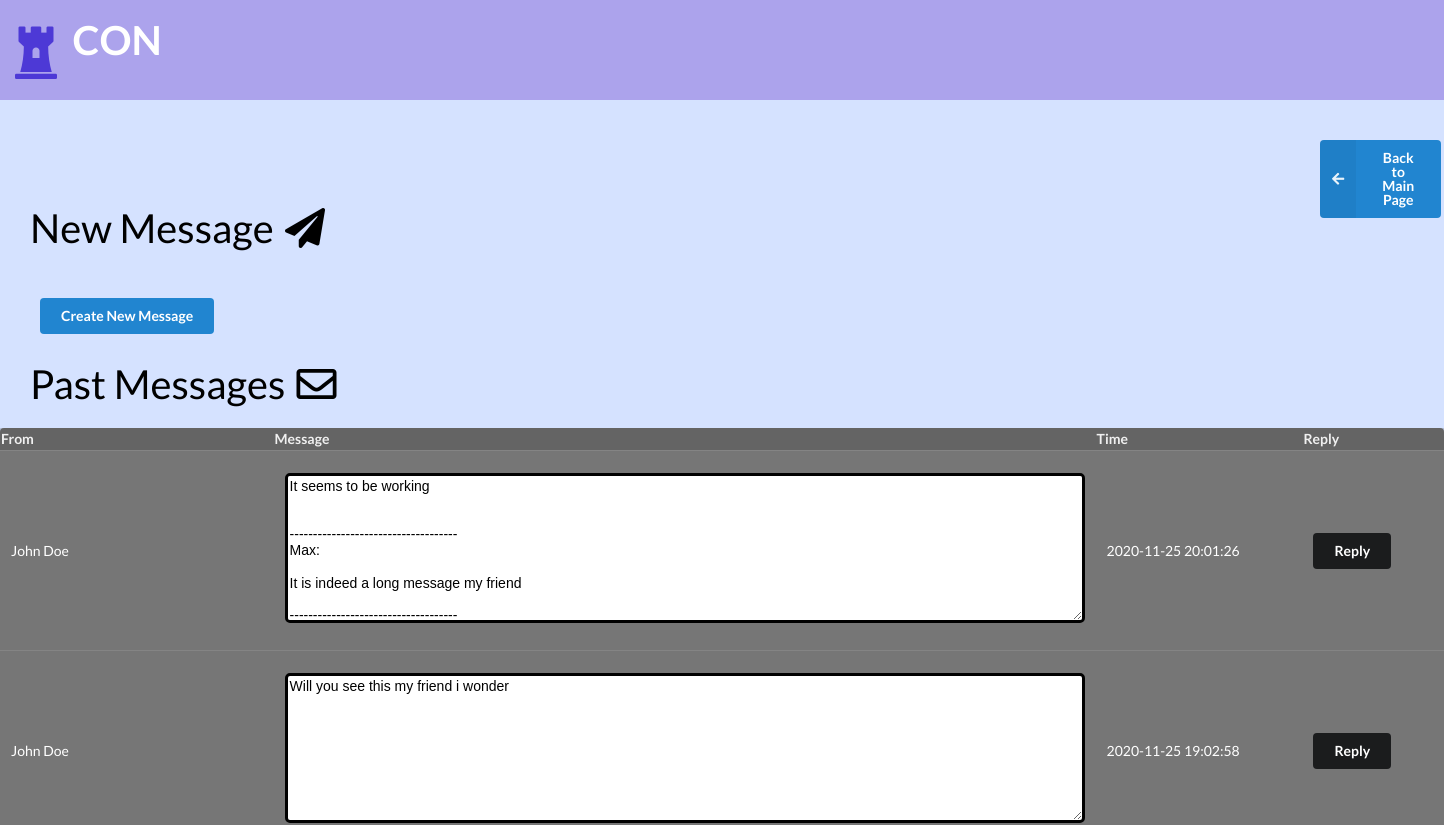
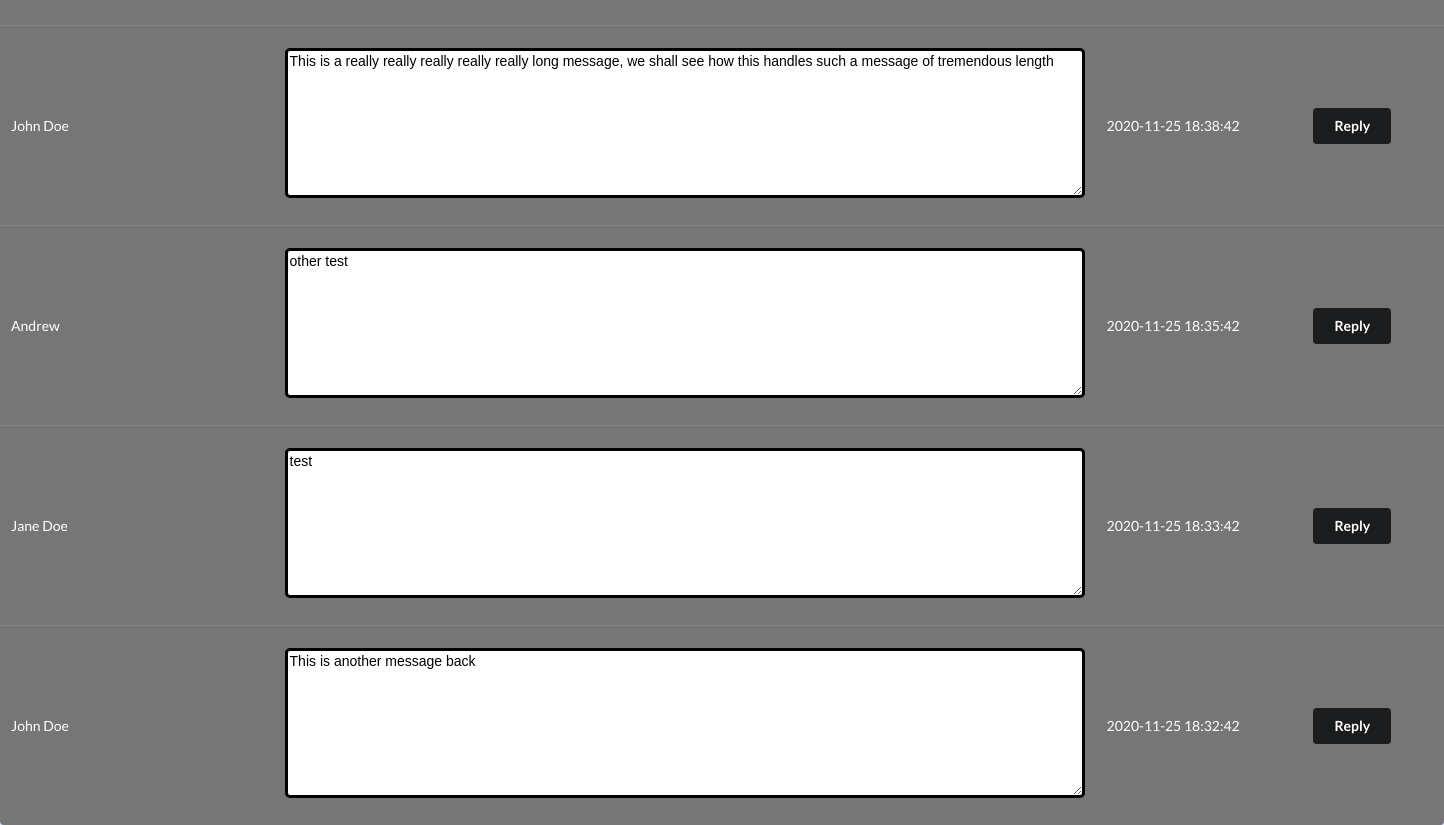
Before: /lib/message.php (signed in) with the older database file (2 pictures, top to bottom).
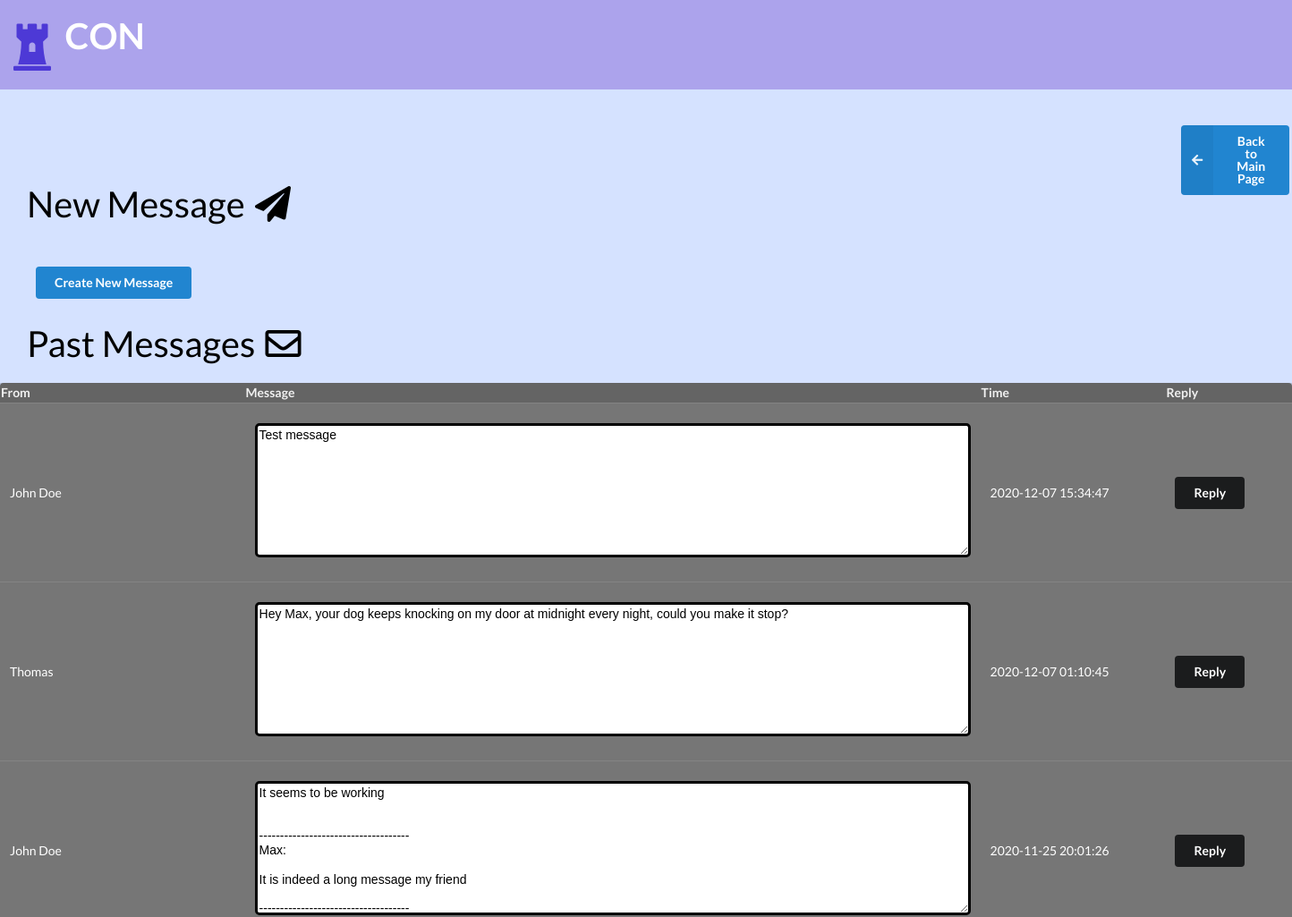
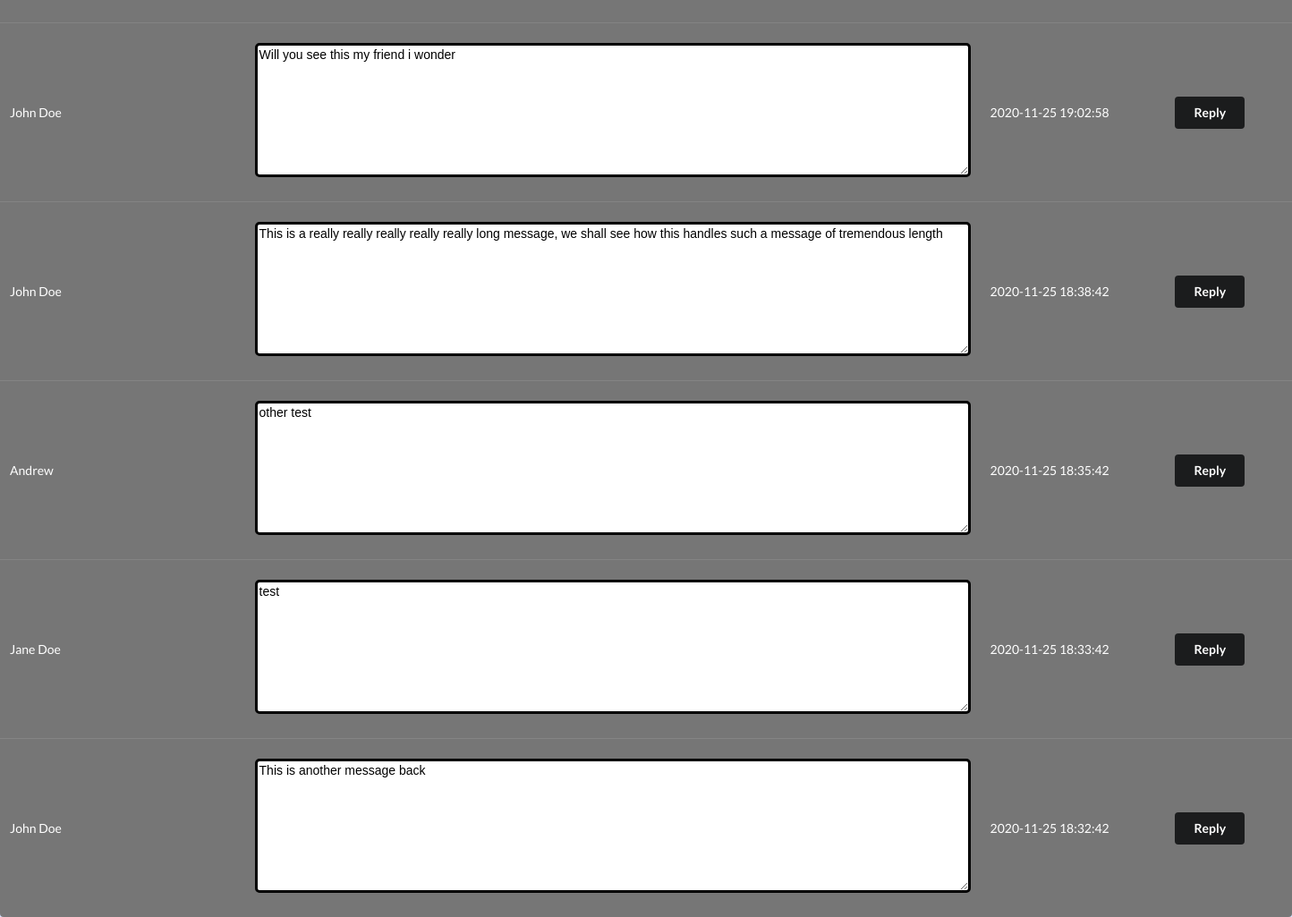
After: the same page with the newer database file (2 pictures, top to bottom).
### tables this page shows
CREATE TABLE `message` (
                           `messageID` int NOT NULL AUTO_INCREMENT,
                           `senderID` int NOT NULL,
                           `receiverID` int NOT NULL,
                           `message` text,
                           `timestamp` timestamp NOT NULL DEFAULT CURRENT_TIMESTAMP ON UPDATE CURRENT_TIMESTAMP,
                           PRIMARY KEY (`messageID`),
                           KEY `senderID` (`senderID`),
                           KEY `receiverID` (`receiverID`),
                           CONSTRAINT `message_ibfk_1` FOREIGN KEY (`senderID`) REFERENCES `Users` (`userID`),
                           CONSTRAINT `message_ibfk_2` FOREIGN KEY (`receiverID`) REFERENCES `Users` (`userID`)
);

CREATE TABLE `Users` (
                         `userID` int NOT NULL AUTO_INCREMENT,
                         `name` varchar(100) DEFAULT NULL,
                         `password` varchar(100) DEFAULT NULL,
                         `email` varchar(100) DEFAULT NULL,
                         `primary_address` varchar(100) DEFAULT NULL,
                         `administrator` tinyint(1) DEFAULT NULL,
                         `status` varchar(100) DEFAULT NULL,
                         `condoAssociationID` int DEFAULT NULL,
                         `condoClassification` varchar(100) DEFAULT NULL,
                         PRIMARY KEY (`userID`),
                         KEY `condoAssociationID` (`condoAssociationID`),
                         CONSTRAINT `Users_ibfk_1` FOREIGN KEY (`condoAssociationID`) REFERENCES `condoAssociations` (`condoAssociationID`) ON DELETE CASCADE
);

### lib/message.php (the view, shortened to what this page needs)
<?php
include('config.php');
?>
<!DOCTYPE html>
<html lang="en">
<head>
    <link rel="stylesheet" href="https://cdnjs.cloudflare.com/ajax/libs/semantic-ui/2.4.1/semantic.min.css">
</head>
<body style="background-color: #d5e2ff;">
<div style = "background-color:#aca3ec; height:100px; color:#4D39D6; padding:3px;"><b><br><i class="huge chess rook icon"></i></b><b align="middle" style="margin-bottom:10px; color:white; font-size:40px;">CON</b></div>
    <br><br>
<div align="right">
    <button style="margin-left:1320px" class="ui blue left labeled icon button" type="submit" name="back" onclick="window.location.href='welcome.php';">
        <i class="left arrow icon"></i>
        Back to Main Page
    </button>
</div>
<div>
    <a style="margin-left:30px; font-size: 40px; color:black;" class="item">
        New Message <i class="paper plane icon"></i>
    </a>
</div>
    <form action="create_message.php" method="post">
        <input style="margin:40px;" class="ui blue button" type="submit" name="create_message" value="Create New Message">
    </form>
    <a style="margin:30px; font-size: 40px; color:black;" class="item">
        Past Messages <i class="envelope outline icon"></i>
    </a>
    <table class="ui grey inverted table" style="width:100%">
        <col style="width:20%">
        <col style="width:55%">
        <col style="width:15%">
        <col style="width:10%">
        <tr>
            <th>From</th>
            <th>Message</th>
            <th>Time</th>
            <th>Reply</th>
        </tr>
        <?php
        $sql = "SELECT * FROM message WHERE receiverID=" . $_SESSION['ID'] . " ORDER BY timestamp DESC";
        $row = mysqli_query($db, $sql);
        while($result = mysqli_fetch_array($row)){
            $sql = "SELECT name FROM Users, message WHERE userID=" . $result['senderID'];
            $x = mysqli_query($db,$sql);
            $temp = mysqli_fetch_array($x);
            echo "<td>" . $temp['name'] . "</td>";
            echo "<td style='width: 800px; height: 200px;'><textarea style='width: 800px ; height:150px; border: solid; border-radius: 5px' class='bodyclass' readonly>" . $result['message'] . "</textarea></td>";
            echo "<td>" . $result['timestamp'] . "</td>";
            echo '<form action="create_message.php" method="post">';
            echo "<td><input class='ui black button' type='submit' value='Reply' name='replyButton'></td>";
            echo "</form>";
        }
        ?>
    </table>
</body>
</html>

Changed rows visible on the page:
added message: senderID.name "John Doe", message "Test message", timestamp "2020-12-07 15:34:47"
added message: senderID.name "Thomas", message "Hey Max, your dog keeps knocking on my door at midnight every night, could you make it stop?", timestamp "2020-12-07 01:10:45"
